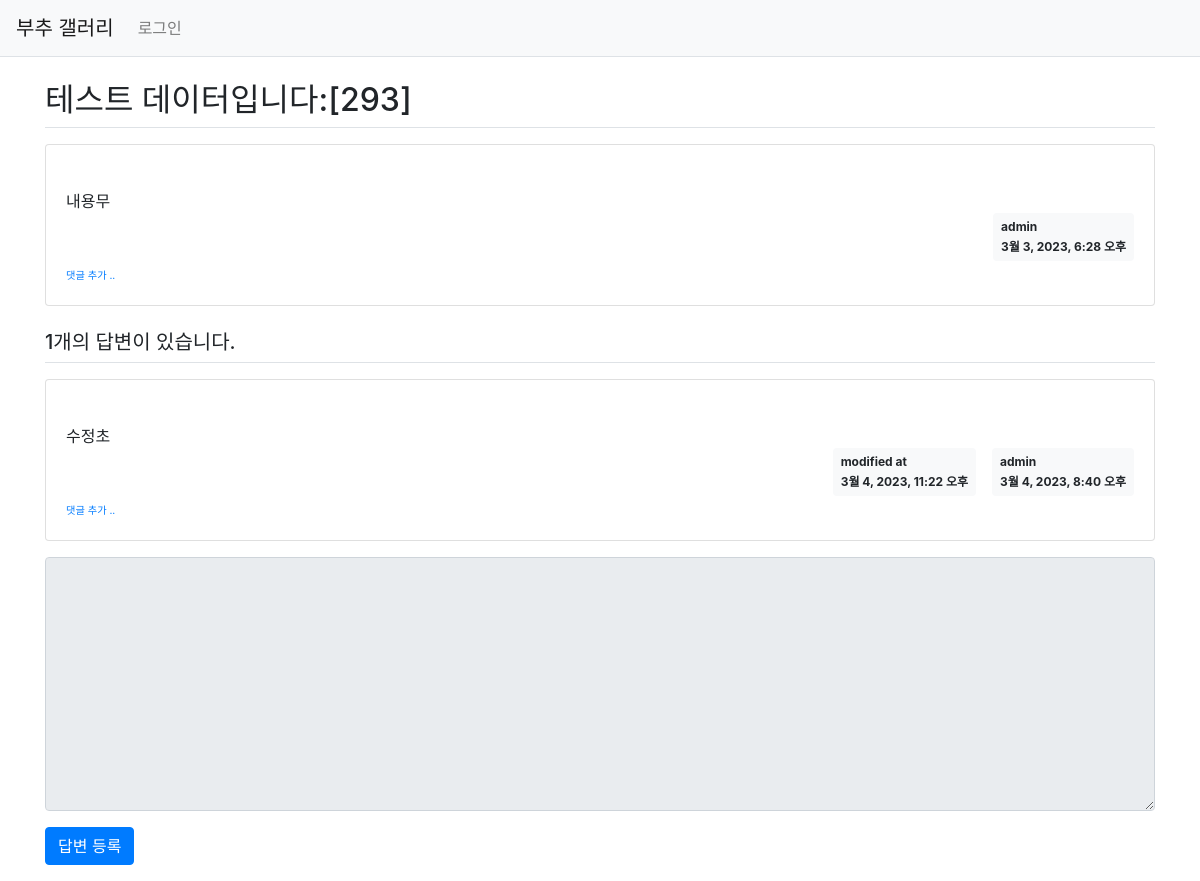
Page /pybo/298/ on the committed database.
### pybo/models.py (models this page shows, shortened)
class Question(models.Model):
    author = models.ForeignKey(User, on_delete=models.CASCADE)
    subject = models.CharField(max_length=200)
    content = models.TextField()
    create_date = models.DateTimeField()
    modify_date = models.DateTimeField(null=True, blank=True)

class Answer(models.Model):
    author = models.ForeignKey(User, on_delete=models.CASCADE)
    question = models.ForeignKey(Question, on_delete=models.CASCADE)
    content = models.TextField()
    create_date = models.DateTimeField()
    modify_date = models.DateTimeField(null=True, blank=True)

### pybo/views/base_views.py (the view)
# urls.py: path('<int:question_id>/', base_views.detail, name='detail'),
def detail(request, question_id):
    question = get_object_or_404(Question, pk=question_id)
    context = {'question': question}
    return render(request, 'pybo/question_detail.html', context)

### templates/pybo/question_detail.html (shortened to what this page needs)
{% extends 'base.html' %}
{% block content %}
    <div class="container my-3">
        <h2 class="border-bottom py-2">{{ question.subject }}</h2>
        <div class="card my-3">
            <div class="card-body">
                <div class="card-text" style="white-space: pre-line;">
                    {{ question.content }}
                </div>
                <div class="d-flex justify-content-end">
                    <div class="badge badge-light p-2 text-left">
                        <div class="mb-2">{{ question.author.username }}</div>
                        <div>{{ question.create_date }}</div>
                    </div>
                </div>
                <div>
                    <a href="{% url 'pybo:comment_create_question' question.id %}" class="small"><small>댓글 추가 ..</small></a>
                </div>
            </div>
        </div>
        <h5 class="border-bottom my-3 py-2">
            {{ question.answer_set.count }}개의 답변이 있습니다.
        </h5>
        {% for answer in question.answer_set.all %}
            <div class="card my-3">
                <div class="card-body">
                    <div class="card-text" style="white-space: pre-line;">
                        {{ answer.content }}
                    </div>
                    <div class="d-flex justify-content-end">
                        {% if answer.modify_date %}
                            <div class="badge badge-light p-2 text-left mx-3">
                                <div class="mb-2">modified at</div>
                                <div>{{ answer.modify_date }}</div>
                            </div>
                        {% endif %}
                        <div class="badge badge-light p-2 text-left">
                            <div class="mb-2">{{ answer.author.username }}</div>
                            <div>{{ answer.create_date }}</div>
                        </div>
                    </div>
                    <div>
                        <a href="{% url 'pybo:comment_create_answer' answer.id %}" class="small"><small>댓글 추가 ..</small></a>
                    </div>
                </div>
            </div>
        {% endfor %}
        <form action="{% url 'pybo:answer_create' question.id %}" method="post" class="my-3">
            <div class="form-group">
                <textarea name="content" id="content"
                          {% if not user.is_authenticated %}disabled{% endif %}
                          class="form-control" rows="10"></textarea>
            </div>
            <input type="submit" value="답변 등록" class="btn btn-primary">
        </form>
    </div>
{% endblock %}

### rows in the picture
Question: subject "테스트 데이터입니다:[293]", content "내용무", author.username "admin", create_date "3월 3, 2023, 6:28 오후", answer_set.count "1"
Answer: content "수정초", modify_date "3월 4, 2023, 11:22 오후", author.username "admin", create_date "3월 4, 2023, 8:40 오후"
